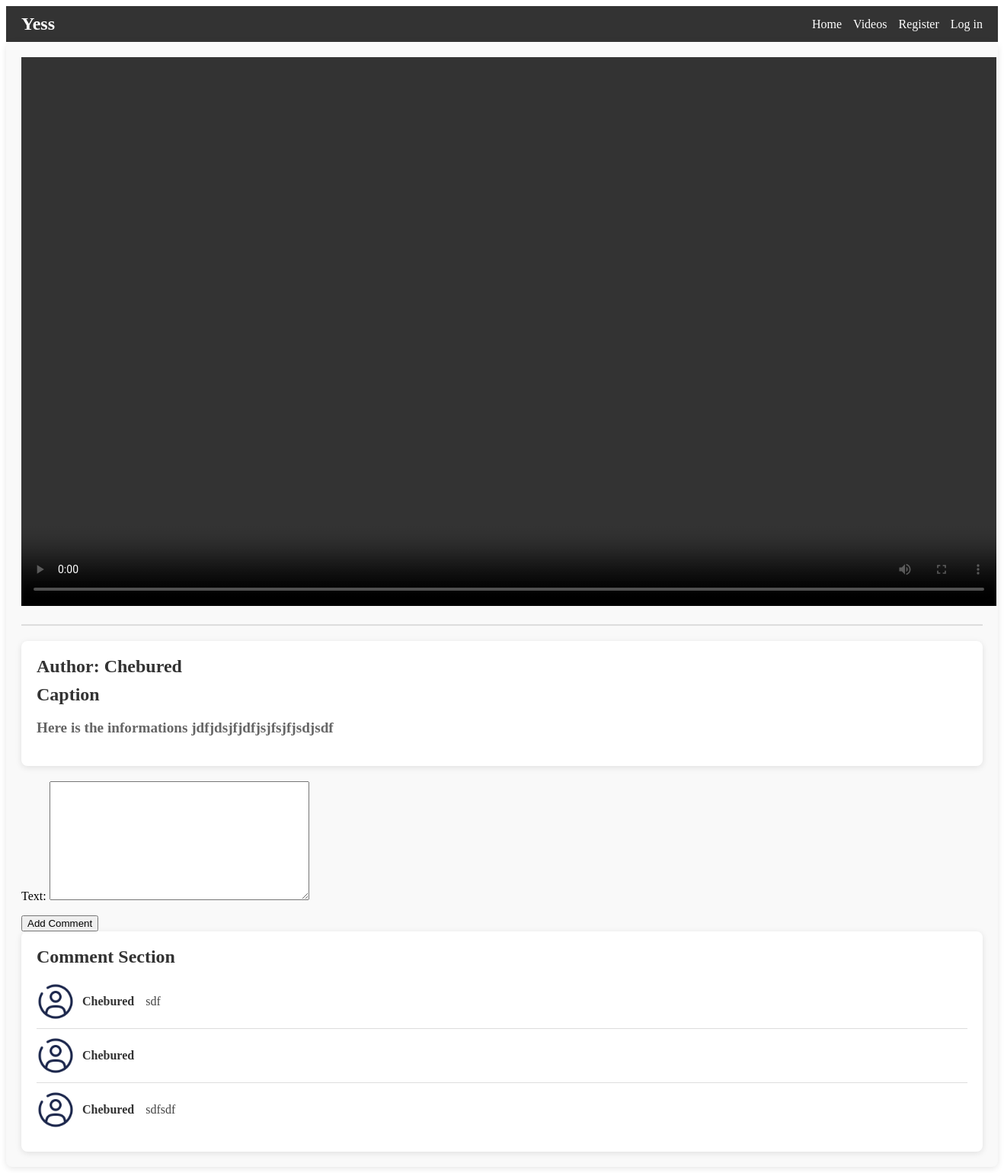
Page /1/how-to-be-stronger on the committed database.
### social_media/models.py (models this page shows, shortened)
class Video(models.Model):
    title = models.CharField(max_length=200 , db_index=True)
    caption = models.CharField(max_length=1500)
    img = models.ImageField(upload_to='product/video/%Y' , blank=True ,  max_length=500 , null=True)
    video = models.FileField()
    slug = models.SlugField(max_length=200, db_index=True , unique= True )
    author = models.ForeignKey(User , on_delete=models.CASCADE , related_name='videos')

class Comment(models.Model):
    video = models.ForeignKey(Video , on_delete= models.CASCADE , related_name='comment')
    text = models.TextField(max_length=1500 , null=True , blank=True)
    date_created = models.DateTimeField(auto_now_add=True)
    author = models.ForeignKey(User , on_delete=models.CASCADE)

### social_media/views.py (the view)
# urls.py: path('<int:id>/<slug:slug>', views.detail, name='video_detail'),
def detail(request , id , slug):
    video = get_object_or_404( Video , id = id , slug = slug )
    comment = Comment.objects.filter(video = video)
    if request.method=='POST':
        form = CommentForm(request.POST)
        if form.is_valid():
            new_comment = form.save(commit=False)
            new_comment.video = video
            new_comment.author = request.user
            new_comment.save()
            return redirect('social_media:video_detail' ,  video.id , video.slug)
    else:
        form = CommentForm()
    return render(request , 'social_media/video_detail.html' , {'video' : video , 'comment' : comment , 'form' : form })

### social_media/forms.py
class CommentForm(forms.ModelForm):
    class Meta:
        model = Comment
        fields = ['text' ]

### templates/social_media/video_detail.html (shortened to what this page needs)
{% extends "social_media/base.html" %}
{% load static %}
{% block content %}
<div class="video-detail-container">
    <div class="video-wrapper">
        <video width="1280" height="720" controls>
            <source src="{{ video.video.url }}" type="video/mp4">
        </video>
    </div>
    <hr class="separator">
    <div class="caption_section">
        <h2>Author: {{ video.author }}</h2>
        <h2>Caption</h2>
        <h3>{{ video.caption }}</h3>
    </div>
    <div class="add_comment"">
        <form method="post">
            {{ form.as_p }}
            <button type="submit">Add Comment</button>
        </form>
    </div>
    <div class="comment_section">
        <h2>Comment Section</h2>
        {% for i in comment %}
        <div class="comment">
            <div class="comment_user">
                <img src="{% static 'profile_avs/no_image.png' %}" alt="Default Image" width="50">
                <span class="author_name">{{ i.author.username }}</span>
            </div>
            <p class="comment_text">{{ i.text }}</p>
        </div>
        {% endfor %}
    </div>
</div>
{% endblock %}

### static/social_media/base.css (style rules this page uses)
.video-detail-container { max-width: 1280px; margin: 0 auto; padding: 20px; background-color: #f9f9f9; border-radius: 8px; box-shadow: 0 2px 8px rgba(0, 0, 0, 0.1); }
.video-wrapper { margin-bottom: 20px; text-align: center; }
.separator { border: 0; border-top: 2px solid #ddd; margin: 20px 0; }
.caption_section { padding: 20px; background-color: #fff; border-radius: 8px; box-shadow: 0 2px 8px rgba(0, 0, 0, 0.1); margin-bottom: 20px; }
.caption_section h2 { font-size: 1.5em; color: #333; margin: 0 0 10px 0; }
.caption_section h3 { font-size: 1.2em; color: #666; }
.comment_section { padding: 20px; background-color: #fff; border-radius: 8px; box-shadow: 0 2px 8px rgba(0, 0, 0, 0.1); }
.comment_section h2 { font-size: 1.5em; color: #333; margin: 0 0 10px 0; }
.comment { border-bottom: 1px solid #ddd; padding: 10px 0; display: flex; align-items: flex-start; }
.comment_user { display: flex; align-items: center; margin-right: 15px; }
.comment_user img { border-radius: 50%; margin-right: 10px; }
.comment_user span { font-weight: bold; color: #333; }
.comment_text { font-size: 1em; color: #444; }
.comment:last-of-type { border-bottom: none; }

### rows in the picture
Video: author "Chebured", caption "Here is the informations jdfjdsjfjdfjsjfsjfjsdjsdf"
Comment: author.username "Chebured", text "sdf"
Comment: author.username "Chebured"
Comment: author.username "Chebured", text "sdfsdf"
